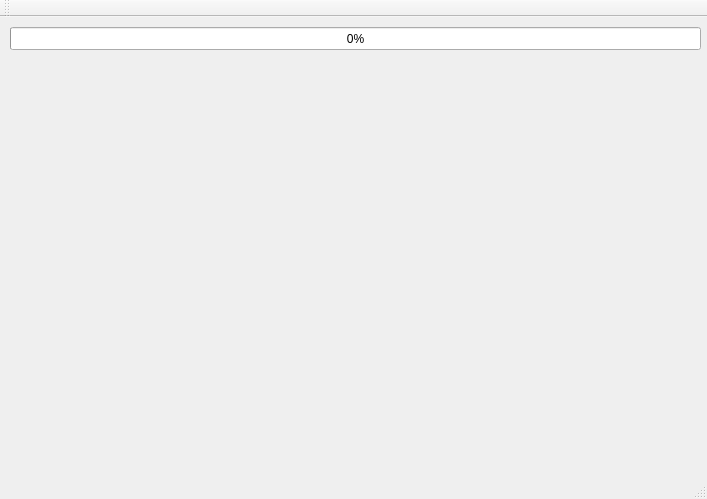
<?xml version="1.0" encoding="UTF-8"?>
<ui version="4.0">
 <class>MainWindow</class>
 <widget class="QMainWindow" name="MainWindow">
  <property name="geometry">
   <rect>
    <x>0</x>
    <y>0</y>
    <width>707</width>
    <height>499</height>
   </rect>
  </property>
  <property name="windowTitle">
   <string>MainWindow</string>
  </property>
  <widget class="QWidget" name="centralWidget">
   <widget class="QProgressBar" name="progressBar">
    <property name="geometry">
     <rect>
      <x>10</x>
      <y>10</y>
      <width>691</width>
      <height>23</height>
     </rect>
    </property>
    <property name="value">
     <number>0</number>
    </property>
   </widget>
  </widget>
  <widget class="QMenuBar" name="menuBar">
   <property name="geometry">
    <rect>
     <x>0</x>
     <y>0</y>
     <width>707</width>
     <height>20</height>
    </rect>
   </property>
  </widget>
  <widget class="QToolBar" name="mainToolBar">
   <attribute name="toolBarArea">
    <enum>TopToolBarArea</enum>
   </attribute>
   <attribute name="toolBarBreak">
    <bool>false</bool>
   </attribute>
  </widget>
  <widget class="QStatusBar" name="statusBar"/>
 </widget>
 <layoutdefault spacing="6" margin="11"/>
 <resources/>
 <connections/>
</ui>
